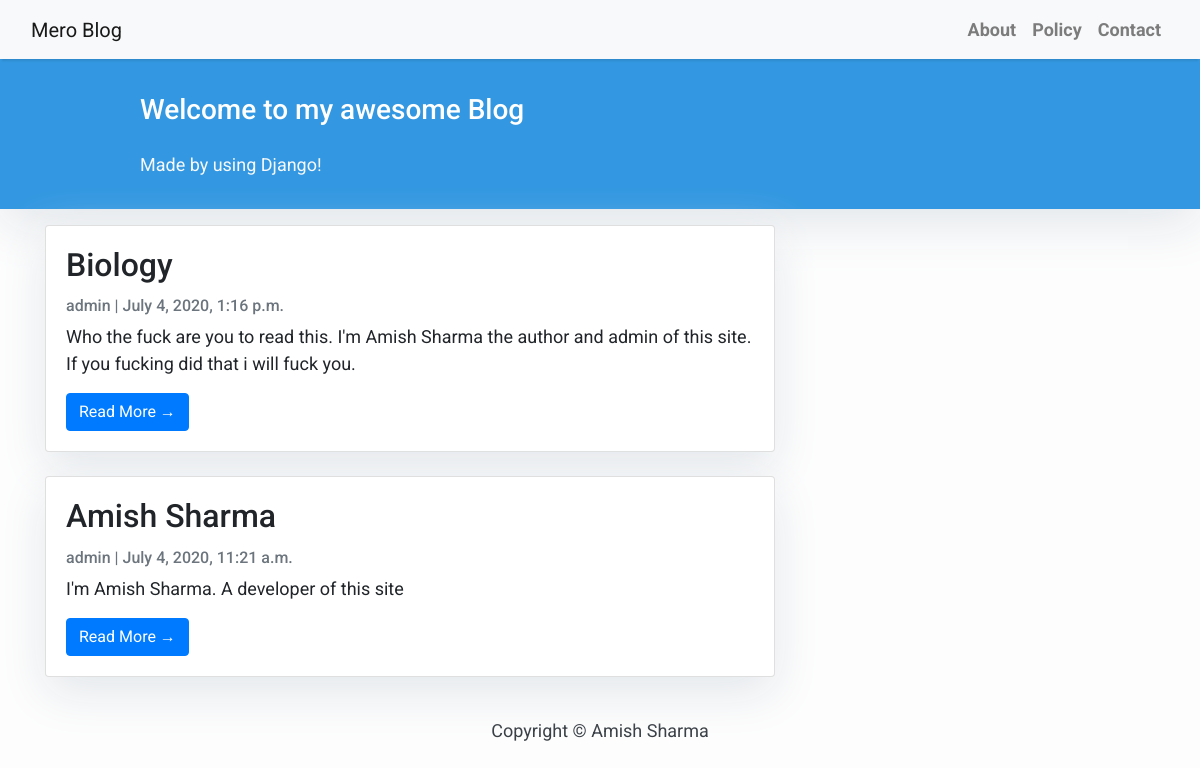
The page / on the database its author committed.
### blog/models.py (models this page shows, shortened)
class POST(models.Model):
    title = models.CharField(max_length=200, unique=True)
    slug = models.SlugField(max_length=200, unique=True)
    author = models.ForeignKey(User, on_delete= models.CASCADE, related_name='blog_posts')
    dated_on = models.DateTimeField(auto_now=True)
    content = models.TextField()
    created_on = models.DateTimeField(auto_now_add=True)
    status = models.IntegerField(choices=STATUS, default=0)
    class Meta:
        ordering = ['-created_on']

### blog/views.py (the view)
# urls.py: path('', views.PostList.as_view(), name='home'),
class PostList(generic.ListView):
    queryset = POST.objects.filter(status=1).order_by('-created_on')
    template_name = 'index.html'

### blog/templates/index.html (shortened to what this page needs)
{% extends 'base.html' %}
{% block content %}
<header class="masthead">
    <div class="container">
        <div class="row">
            <div class=" col-md-8 col-md-10 mx-auto">
                <div class="site-heading">
                    <h3 class=" site-heading my-4 mt-3 text-white"> Welcome to my awesome Blog </h3>
                    <p class="text-light">Made by using Django!
                    </p>
                </div>
            </div>
        </div>
    </div>
</header>
<div class="container">
    <div class="row">
        <div class="col-md-8 mt-3 left">
            {% for post in post_list %}
            <div class="card mb-4">
                <div class="card-body">
                    <h2 class="card-title">{{ post.title }}</h2>
                    <p class="card-text text-muted h6">{{ post.author }} | {{ post.created_on}} </p>
                    <p class="card-text">{{post.content|slice:":200" }}</p>
                    <a href="{% url 'post_detail' post.slug  %}" class="btn btn-primary">Read More &rarr;</a>
                </div>
            </div>
            {% endfor %}
        </div>
    </div>
</div>
{% endblock content%}

### blog/templates/base.html (shortened to what this page needs)
<!DOCTYPE html>
<html>
    <head>
        <link rel="stylesheet" href="https://maxcdn.bootstrapcdn.com/bootstrap/4.0.0/css/bootstrap.min.css"
 />
    </head>
    <body>
        <nav class="navbar navbar-expand-lg navbar-light bg-light shadow" id="mainNav">
            <div class="container-fluid">
                <a class="navbar-brand" href="{% url 'home' %}">Mero Blog</a>
                <div class="collapse navbar-collapse" id="navbarResponsive">
                    <ul class="navbar-nav ml-auto">
                        <li class="nav-item text-black">
                            <a class="nav-link text-black font-weight-bold" href="#">About</a>
                        </li>
                        <li class="nav-item text-black">
                            <a class="nav-link text-black font-weight-bold" href="#">Policy</a>
                        </li>
                        <li class="nav-item text-black">
                            <a class="nav-link text-black font-weight-bold" href="#">Contact</a>
                        </li>
                    </ul>
                </div>
            </div>
        </nav>
        {% block content %}
        {% endblock content %}
        <footer class="py-3 bg-grey">
            <p class="m-0 text-dark text-center ">Copyright &copy; Amish Sharma</p>
        </footer>
    </body>
</html>

### blog/templates/base.html (style rules this page uses)
body { font-family: "Roboto", sans-serif; font-size: 17px; background-color: #fdfdfd; }
.shadow { box-shadow: 0 4px 2px -2px rgba(0, 0, 0, 0.1); }
.masthead { background: #3398E1; height: auto; padding-bottom: 15px; box-shadow: 0 16px 48px #E3E7EB; padding-top: 10px; }
.card { box-shadow: 0 16px 48px #E3E7EB; }

### blog/templates/index.html (style rules this page uses)
body { font-family: "Roboto", sans-serif; font-size: 18px; background-color: #fdfdfd; }
.card { box-shadow: 0 16px 48px #E3E7EB; }

### rows shown on the page
POST: title "Biology", author "admin", created_on "July 4, 2020, 1:16 p.m.", content "Who the fuck are you to read this. I'm Amish Sharma the author and admin of this site. If you fucking did that i will fuck you."
POST: title "Amish Sharma", author "admin", created_on "July 4, 2020, 11:21 a.m.", content "I'm Amish Sharma. A developer of this site"
